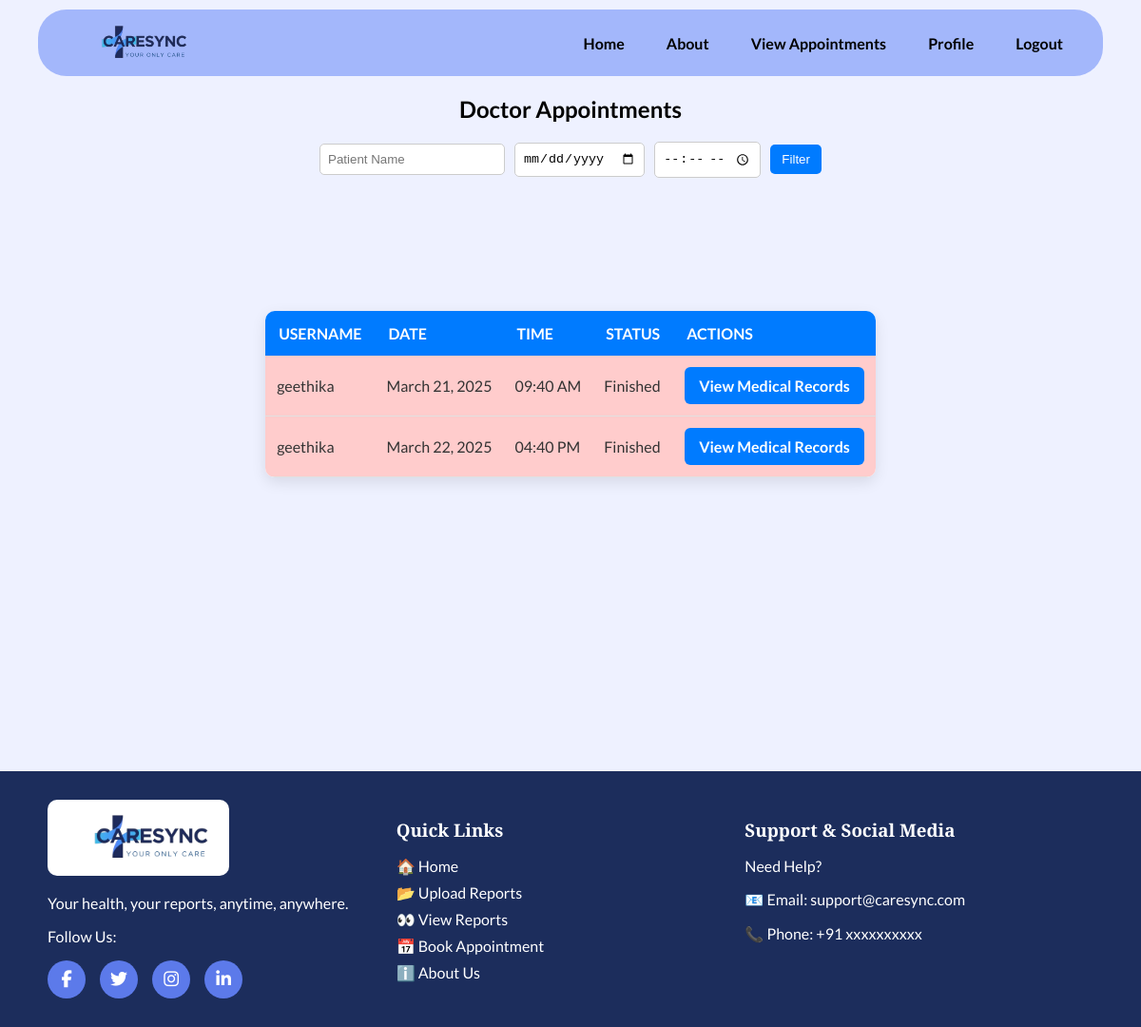
Before: /doctor/appointments/ (signed in) with the older database file.
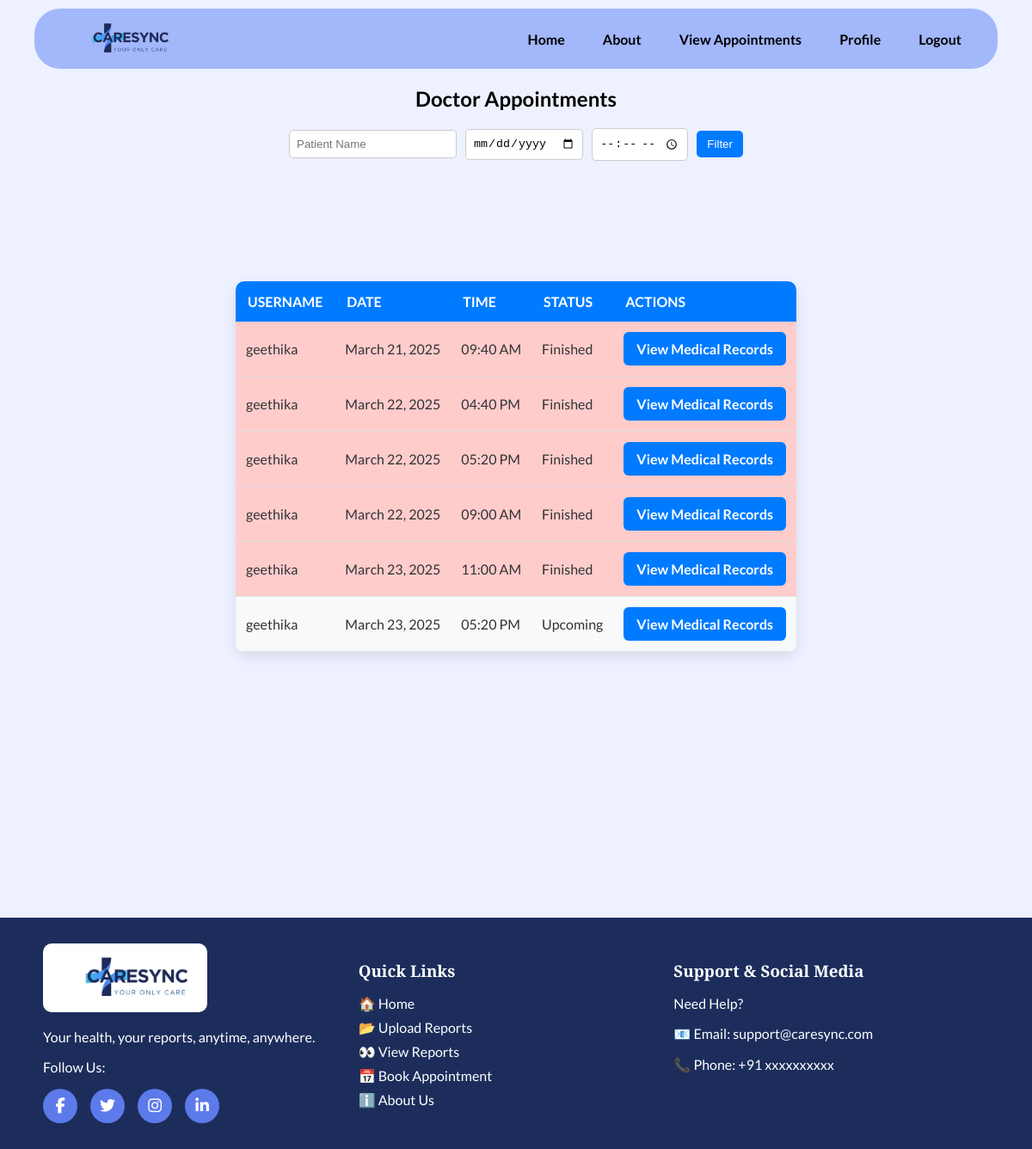
After: the same page with the newer database file.
### home/models.py (models this page shows, shortened)
class Booking(models.Model):
    user = models.ForeignKey(settings.AUTH_USER_MODEL, on_delete=models.CASCADE)
    doctor = models.ForeignKey(Doctor, on_delete=models.CASCADE)
    slot = models.ForeignKey(Slot, on_delete=models.CASCADE)
    amount = models.DecimalField(max_digits=10, decimal_places=2)
    payment_id = models.CharField(max_length=100, blank=True, null=True)
    payment_status = models.CharField(max_length=20, default="Pending")
    created_at = models.DateTimeField(auto_now_add=True)
    date = models.DateField(default=now)  # ✅ New field
    time = models.TimeField(default="00:00:00")

class CustomUser(AbstractUser):
    email = models.EmailField(unique=True)
    phone = models.CharField(max_length=10, unique=True)
    objects = CustomUserManager()
    REQUIRED_FIELDS = ['email', 'phone']

### doctor/views.py (the view)
# urls.py: path('appointments/', view_appointments, name='view_appointments'),
@login_required
def view_appointments(request):
    if not hasattr(request.user, 'doctor'):
        return redirect('home')
    doctor_instance = request.user.doctor  # ✅ Get the Doctor instance
    bookings = Booking.objects.filter(doctor=doctor_instance)  # ✅ Now it matches the ForeignKey
    current_datetime = localtime(now())  # Get current time in local timezone
    patient_name = request.GET.get('patient_name', '')
    date = request.GET.get('date', '')
    slot_time = request.GET.get('slot_time', '')
    if patient_name:
        bookings = bookings.filter(user__username__icontains=patient_name)
    if date:
        try:
            formatted_date = datetime.strptime(date, "%Y-%m-%d").date()
            bookings = bookings.filter(date=formatted_date)
        except ValueError:
            pass  # Ignore invalid date formats
    if slot_time:
        bookings = bookings.filter(time=slot_time)
    ist = pytz.timezone("Asia/Kolkata")
    for booking in bookings:
        booking_datetime = datetime.combine(booking.date, booking.time)
        booking_datetime = booking_datetime.replace(tzinfo=pytz.utc).astimezone(ist)
        booking.formatted_time = booking_datetime.strftime("%I:%M %p")  # Format as HH:MM AM/PM
        booking.is_finished = booking_datetime < current_datetime
    return render(request, 'view_appointment.html', {
        'bookings': bookings,
        'current_datetime': current_datetime,
    })

### doctor/templates/view_appointment.html (shortened to what this page needs)
{% extends 'base.html' %}
{% block content %}
<h2 style="margin-top: 80px; text-align: center;">Doctor Appointments</h2>
<form method="GET" class="filter-form">
    <input type="text" name="patient_name" placeholder="Patient Name" value="{{ request.GET.patient_name }}">
    <input type="date" name="date" value="{{ request.GET.date }}">
    <input type="time" name="slot_time" value="{{ request.GET.slot_time }}">
    <button type="submit">Filter</button>
</form>
<div class="table-container">
    <table class="table">
        <thead>
            <tr>
                <th>Username</th>
                <th>Date</th>
                <th>Time</th>
                <th>Status</th>
                <th>Actions</th>
            </tr>
        </thead>
        <tbody>
            {% for booking in bookings %}
            <tr class="{% if booking.is_finished %}finished{% endif %}">
                <td>{{ booking.user.username }}</td>
                <td>{{ booking.date }}</td>
                <td>{{ booking.formatted_time }}</td>
                <td>
                    {% if booking.is_finished %}
                        Finished
                    {% else %}
                        Upcoming
                    {% endif %}
                </td>
                <td>
                    <a href="{% url 'doctor_view_patient_folders' patient_id=booking.user.id %}" class="btn btn-primary">
                        View Medical Records
                    </a>
                </td>
            </tr>
            {% empty %}
            <tr>
                <td colspan="5" style="text-align: center; color: #888;">No appointments found.</td>
            </tr>
            {% endfor %}
        </tbody>
    </table>
</div>
{% endblock %}

### templates/base.html (shortened to what this page needs)
{% load static %}
<!DOCTYPE html>
<html lang="en">
<head>
    <link rel="stylesheet" href="{% static 'css/base.css' %}">
    <link rel="stylesheet" href="https://cdnjs.cloudflare.com/ajax/libs/font-awesome/6.4.2/css/all.min.css">
</head>
<body>
<nav class="navbar">
    <div class="logo">
        <img src="{% static 'images/c-logo.png' %}" alt="CareSync Logo">
    </div>
    <ul class="nav-links">
        <li><a href="{% url 'home' %}">Home</a></li>
        <li><a href="#">About</a></li>
        {% if request.user.is_authenticated %}
            {% if request.user.doctor %}
                <li><a href="#">View Appointments</a></li>
            {% else %}
                <li><a href="{% url 'reports:folder_list' %}">View Report</a></li>
                <li><a href="{% url 'book_appointment' %}">Book Appointment</a></li>
                <li><a href="{% url 'booking_details' %}">My Bookings</a></li>
            {% endif %}
            <li><a href="{% url 'profile' %}">Profile</a></li>
            <li><a href="{% url 'logout' %}">Logout</a></li>
        {% else %}
            <li><a href="{% url 'login' %}">Login/Register</a></li>
        {% endif %}
    </ul>
</nav>
    <div class="content">
        {% block content %}{% endblock %}
    </div>
    <footer class="footer">
        <div class="footer-section">
            <div class="f-logo">
                <img src="{% static 'images/c-logo.png' %}" alt="CareSync Logo">
            </div>
            <p>Your health, your reports, anytime, anywhere.</p>
            <p>Follow Us:</p>
            <div class="social-icons">
                <a href="#" target="_blank"><i class="fab fa-facebook-f"></i></a>
                <a href="#" target="_blank"><i class="fab fa-twitter"></i></a>
                <a href="#" target="_blank"><i class="fab fa-instagram"></i></a>
                <a href="#" target="_blank"><i class="fab fa-linkedin-in"></i></a>
            </div>
        </div>
        <div class="footer-section">
            <h3>Quick Links</h3>
            <ul>
                <li>🏠 <a href="{% url 'home' %}">Home</a></li>
                <li>📂 <a href="#">Upload Reports</a></li>
                <li>👀 <a href="{% url 'reports:folder_list' %}">View Reports</a></li>
                <li>📅 <a href="#">Book Appointment</a></li>
                <li>ℹ️ <a href="#">About Us</a></li>
            </ul>
        </div>
        <div class="footer-section">
            <h3>Support & Social Media</h3>
            <p>Need Help?</p>
            <p>📧 Email: support@caresync.com</p>
            <p>📞 Phone: +91 xxxxxxxxxx</p>
        </div>
    </footer>
</body>
</html>

### static/css/base.css (style rules this page uses)
:root { --primary-color: #A3B7FB; --secondary-color: #1C2D5C; --text-color: #000000; --light-text: #ffffff; --accent-color: #5C7AEA; --hover-color: #4A69C6; --button-bg: #5C7AEA; --button-hover: #4A69C6; }
body { font-family: 'Lato', sans-serif; margin: 0; padding: 0; background: #EEF1FF; color: var(--text-color); display: flex; flex-direction: column; min-height: 100vh; overflow-x: hidden; }
.navbar { display: flex; justify-content: space-between; align-items: center; padding: 10px 30px; background: var(--primary-color); border-radius: 30px; height: 50px; margin: 0; width: calc(90% - 20px); position: fixed; top: 10px; left: 50%; transform: translateX(-50%); z-index: 1000; transition: top 0.3s ease; }
.navbar .logo { display: flex; align-items: center; }
.navbar .logo img { height: 60px; max-width: 180px; object-fit: contain; }
.navbar .nav-links { list-style: none; display: flex; gap: 20px; }
.navbar .nav-links li { display: inline; }
.navbar .nav-links a { text-decoration: none; font-family: 'Lato', sans-serif; color: var(--text-color); font-weight: 600; font-size: 16px; padding: 8px 12px; border-radius: 5px; transition: 0.3s; }
.content { flex: 1; padding: 20px; display: flex; flex-direction: column; align-items: center; text-align: center; }
.footer { background: var(--secondary-color); color: var(--light-text); padding: 30px 50px; display: flex; justify-content: space-between; position: relative; transform: translateY(100%); transition: transform 0.5s ease-in-out; }
.footer-section { flex: 1; }
.footer-section h3 { font-family: 'Playfair Display', serif; margin-bottom: 10px; }
.footer-section ul { list-style: none; padding: 0; }
.footer-section ul li { margin: 8px 0; }
.footer-section ul li a { text-decoration: none; color: var(--light-text); transition: 0.3s; }
.f-logo img { height: 80px; background-color: white; border-radius: 10px; }
.social-icons { display: flex; gap: 15px; }
.social-icons a { display: flex; justify-content: center; align-items: center; width: 40px; height: 40px; background: var(--accent-color); color: var(--light-text); border-radius: 50%; font-size: 18px; transition: 0.3s; text-decoration: none; }

### doctor/templates/view_appointment.html (style rules this page uses)
.table { width: 100%; border-collapse: collapse; margin: 20px 0; font-size: 16px; text-align: left; border-radius: 10px; overflow: hidden; box-shadow: 0px 5px 15px rgba(0, 0, 0, 0.1); background: #ffffff; margin-top: 120px; }
.table th { background-color: #007bff; color: #ffffff; padding: 14px; text-transform: uppercase; font-weight: bold; }
.table td { padding: 12px; border-bottom: 1px solid #e0e0e0; color: #333; }
.table tr:nth-child(even) { background-color: #f8f9fa; }
.btn-primary { background-color: #007bff; color: #ffffff; padding: 10px 15px; border: none; border-radius: 6px; text-decoration: none; font-weight: bold; transition: all 0.3s ease-in-out; display: inline-block; text-align: center; }
.finished { background-color: #ffcccc !important; }
.filter-form { margin-bottom: 20px; display: flex; flex-wrap: wrap; gap: 10px; align-items: center; }
.filter-form input { padding: 8px; border: 1px solid #ccc; border-radius: 5px; }
.filter-form button { padding: 8px 12px; background-color: #007bff; color: white; border: none; border-radius: 5px; cursor: pointer; }

Changed rows visible on the page:
added Booking: user.username "geethika", date "March 22, 2025", formatted_time "05:20 PM", shows "Finished"
added Booking: user.username "geethika", date "March 22, 2025", formatted_time "09:00 AM", shows "Finished"
added Booking: user.username "geethika", date "March 23, 2025", formatted_time "11:00 AM", shows "Finished"
added Booking: user.username "geethika", date "March 23, 2025", formatted_time "05:20 PM", shows "Upcoming"
